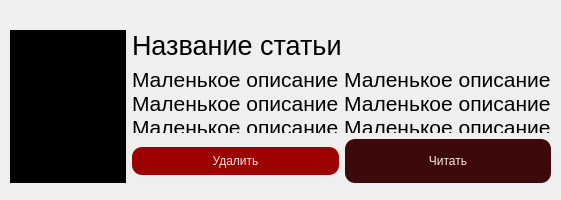
<?xml version="1.0" encoding="UTF-8"?>
<ui version="4.0">
 <class>Form</class>
 <widget class="QWidget" name="Form">
  <property name="geometry">
   <rect>
    <x>0</x>
    <y>0</y>
    <width>561</width>
    <height>200</height>
   </rect>
  </property>
  <property name="windowTitle">
   <string>Form</string>
  </property>
  <widget class="QWidget" name="layoutWidget">
   <property name="geometry">
    <rect>
     <x>10</x>
     <y>30</y>
     <width>541</width>
     <height>153</height>
    </rect>
   </property>
   <layout class="QHBoxLayout" name="horizontalLayout_3">
    <item>
     <widget class="QLabel" name="lbl_img">
      <property name="styleSheet">
       <string notr="true">background-color: #000000;</string>
      </property>
      <property name="text">
       <string/>
      </property>
     </widget>
    </item>
    <item>
     <layout class="QVBoxLayout" name="verticalLayout_2">
      <item>
       <layout class="QVBoxLayout" name="verticalLayout">
        <item>
         <widget class="QLabel" name="lbl_name">
          <property name="styleSheet">
           <string notr="true">background-color: none;
font-size: 20pt;</string>
          </property>
          <property name="text">
           <string>Название статьи</string>
          </property>
         </widget>
        </item>
        <item>
         <widget class="QLabel" name="lbl_mini_descr">
          <property name="sizePolicy">
           <sizepolicy hsizetype="Fixed" vsizetype="Fixed">
            <horstretch>0</horstretch>
            <verstretch>0</verstretch>
           </sizepolicy>
          </property>
          <property name="styleSheet">
           <string notr="true">background-color: none;
font-size: 16pt;</string>
          </property>
          <property name="text">
           <string>Маленькое описание Маленькое описание Маленькое описание Маленькое описание Маленькое описание Маленькое описание</string>
          </property>
          <property name="alignment">
           <set>Qt::AlignmentFlag::AlignLeading|Qt::AlignmentFlag::AlignLeft|Qt::AlignmentFlag::AlignTop</set>
          </property>
          <property name="wordWrap">
           <bool>true</bool>
          </property>
         </widget>
        </item>
       </layout>
      </item>
      <item>
       <layout class="QHBoxLayout" name="horizontalLayout_2">
        <item>
         <layout class="QHBoxLayout" name="horizontalLayout">
          <item>
           <widget class="QPushButton" name="btn_delete">
            <property name="cursor">
             <cursorShape>PointingHandCursor</cursorShape>
            </property>
            <property name="styleSheet">
             <string notr="true">border-radius: 10px;
background-color: #9C0000;
padding: 7px;
color: #FFE5E5;</string>
            </property>
            <property name="text">
             <string>Удалить</string>
            </property>
           </widget>
          </item>
         </layout>
        </item>
        <item>
         <widget class="QPushButton" name="btn_read">
          <property name="cursor">
           <cursorShape>PointingHandCursor</cursorShape>
          </property>
          <property name="styleSheet">
           <string notr="true">border-radius: 10px;
background-color: #3D0A0A;
padding: 15px;
color: #FFE5E5;</string>
          </property>
          <property name="text">
           <string>Читать</string>
          </property>
         </widget>
        </item>
       </layout>
      </item>
     </layout>
    </item>
   </layout>
  </widget>
 </widget>
 <resources/>
 <connections/>
</ui>
